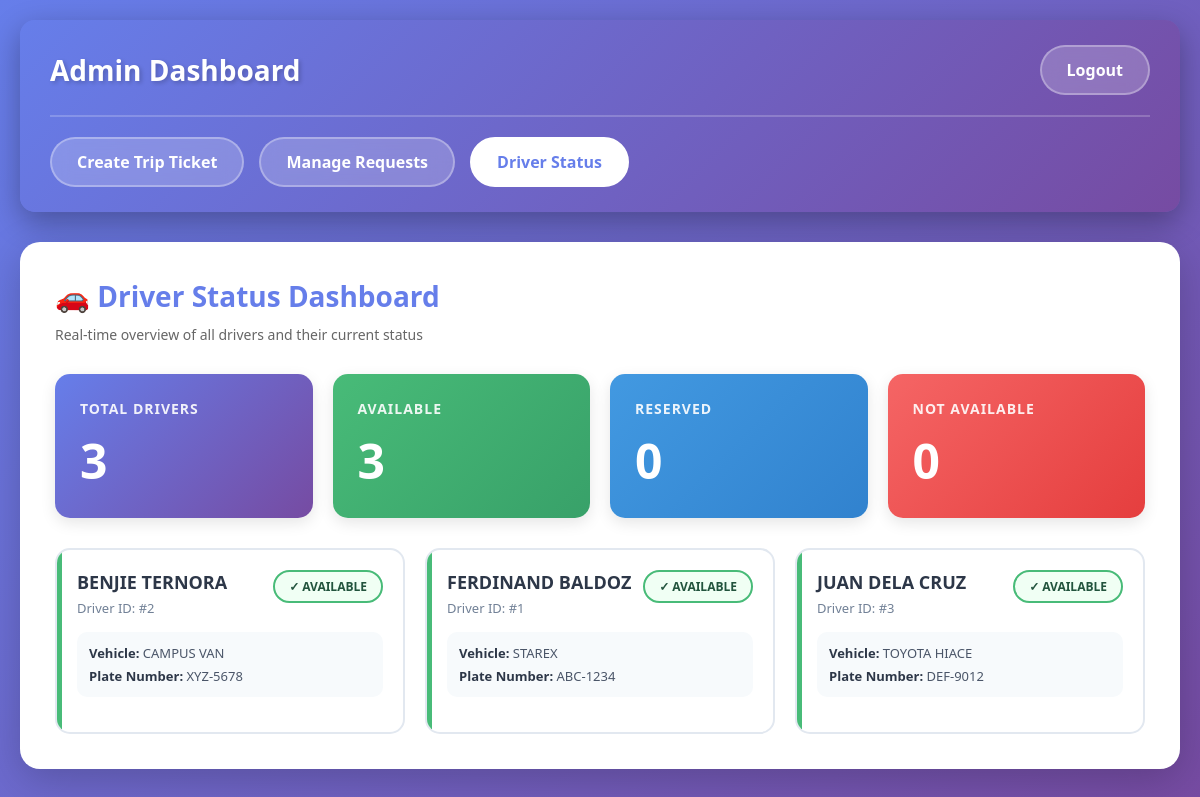
Screenshot of /admin_driver_status.php with the database file from the repository.
### tables this page shows
CREATE TABLE IF NOT EXISTS `drivers` (
  `id` int(11) NOT NULL AUTO_INCREMENT,
  `driver_name` varchar(100) NOT NULL,
  `vehicle_name` varchar(100) NOT NULL,
  `plate_number` varchar(50) NOT NULL,
  `created_at` timestamp NOT NULL DEFAULT CURRENT_TIMESTAMP,
  PRIMARY KEY (`id`)
);

### admin_driver_status.php (the view, shortened to what this page needs)
<?php
require_once('connection.php');
$drivers_query = "SELECT * FROM drivers ORDER BY driver_name ASC";
$drivers_result = $conn->query($drivers_query);
$drivers_status = [];
while ($driver = $drivers_result->fetch_assoc()) {
    $status = 'available';
    $status_details = null;
    $drivers_status[] = [
        'driver' => $driver,
        'status' => $status,
        'details' => $status_details
    ];
}
$total_drivers = count($drivers_status);
$available_drivers = count(array_filter($drivers_status, function($d) { return $d['status'] == 'available'; }));
$reserved_drivers = count(array_filter($drivers_status, function($d) { return $d['status'] == 'reserved'; }));
$busy_drivers = count(array_filter($drivers_status, function($d) { return $d['status'] == 'not_available'; }));
?>
<!DOCTYPE html>
<html lang="en">
<head>
</head>
<body>
<div class="header">
    <div class="header-top">
        <h1>Admin Dashboard</h1>
        <a href="logout.php" class="logout-btn">Logout</a>
    </div>
    <div class="nav-menu">
        <a href="admin_index.php" class="nav-btn">Create Trip Ticket</a>
        <a href="admin_requests.php" class="nav-btn">Manage Requests</a>
        <a href="admin_driver_status.php" class="nav-btn active">Driver Status</a>
    </div>
</div>
<div class="container">
    <div class="page-header">
        <h2>🚗 Driver Status Dashboard</h2>
        <p>Real-time overview of all drivers and their current status</p>
    </div>
    <div class="stats-grid">
        <div class="stat-card total">
            <h3>Total Drivers</h3>
            <div class="stat-value"><?php echo $total_drivers; ?></div>
        </div>
        <div class="stat-card available">
            <h3>Available</h3>
            <div class="stat-value"><?php echo $available_drivers; ?></div>
        </div>
        <div class="stat-card reserved">
            <h3>Reserved</h3>
            <div class="stat-value"><?php echo $reserved_drivers; ?></div>
        </div>
        <div class="stat-card busy">
            <h3>Not Available</h3>
            <div class="stat-value"><?php echo $busy_drivers; ?></div>
        </div>
    </div>
    <?php if (count($drivers_status) > 0): ?>
        <div class="drivers-grid">
            <?php foreach ($drivers_status as $driver_data):
                $driver = $driver_data['driver'];
                $status = $driver_data['status'];
            ?>
                <div class="driver-card <?php echo $status; ?>">
                    <div class="driver-header">
                        <div class="driver-info">
                            <h3><?php echo htmlspecialchars($driver['driver_name']); ?></h3>
                            <p>Driver ID: #<?php echo $driver['id']; ?></p>
                        </div>
                        <span class="status-badge <?php echo $status; ?>">
                            <?php
                            if ($status == 'available') {
                                echo '✓ Available';
                            } elseif ($status == 'reserved') {
                                echo '📅 Reserved';
                            } else {
                                echo '🚗 Not Available';
                            }
                            ?>
                        </span>
                    </div>
                    <div class="vehicle-info">
                        <p><strong>Vehicle:</strong> <?php echo htmlspecialchars($driver['vehicle_name']); ?></p>
                        <p><strong>Plate Number:</strong> <?php echo htmlspecialchars($driver['plate_number']); ?></p>
                    </div>
                </div>
            <?php endforeach; ?>
        </div>
    <?php endif; ?>
</div>
</body>
</html>

### admin_driver_status.php (style rules this page uses)
* { margin: 0; padding: 0; box-sizing: border-box; }
body { font-family: 'Segoe UI', Tahoma, Geneva, Verdana, sans-serif; background: linear-gradient(135deg, #667eea 0%, #764ba2 100%); min-height: 100vh; padding: 20px; }
.header { background: linear-gradient(135deg, #667eea 0%, #764ba2 100%); padding: 25px 30px; border-radius: 15px; box-shadow: 0 10px 30px rgba(0,0,0,0.3); margin-bottom: 30px; animation: slideDown 0.5s ease-out; }
.header-top { display: flex; justify-content: space-between; align-items: center; margin-bottom: 20px; }
.header h1 { color: white; font-size: 28px; text-shadow: 2px 2px 4px rgba(0,0,0,0.2); }
.nav-menu { display: flex; gap: 15px; padding-top: 20px; border-top: 2px solid rgba(255,255,255,0.2); }
.nav-btn { padding: 12px 25px; background: rgba(255,255,255,0.2); backdrop-filter: blur(10px); color: white; text-decoration: none; border-radius: 25px; font-weight: bold; border: 2px solid rgba(255,255,255,0.3); transition: all 0.3s ease; }
.nav-btn.active { background: white; color: #667eea; border-color: white; }
.logout-btn { padding: 12px 25px; background: rgba(255,255,255,0.2); backdrop-filter: blur(10px); color: white; text-decoration: none; border-radius: 25px; font-weight: bold; border: 2px solid rgba(255,255,255,0.3); transition: all 0.3s ease; }
.container { background: white; padding: 35px; border-radius: 20px; box-shadow: 0 10px 40px rgba(0,0,0,0.2); max-width: 1200px; margin: 0 auto; animation: fadeInUp 0.6s ease-out; }
.page-header { margin-bottom: 30px; }
.page-header h2 { color: #667eea; font-size: 28px; margin-bottom: 10px; }
.page-header p { color: #666; font-size: 14px; }
.stats-grid { display: grid; grid-template-columns: repeat(4, 1fr); gap: 20px; margin-bottom: 30px; }
.stat-card { background: linear-gradient(135deg, #f5f7fa 0%, #c3cfe2 100%); padding: 25px; border-radius: 15px; box-shadow: 0 5px 15px rgba(0,0,0,0.1); transition: all 0.3s ease; }
.stat-card.total { background: linear-gradient(135deg, #667eea 0%, #764ba2 100%); color: white; }
.stat-card.available { background: linear-gradient(135deg, #48bb78 0%, #38a169 100%); color: white; }
.stat-card.busy { background: linear-gradient(135deg, #f56565 0%, #e53e3e 100%); color: white; }
.stat-card.reserved { background: linear-gradient(135deg, #4299e1 0%, #3182ce 100%); color: white; }
.stat-card h3 { font-size: 14px; opacity: 0.9; margin-bottom: 10px; text-transform: uppercase; letter-spacing: 1px; }
.stat-card .stat-value { font-size: 48px; font-weight: bold; }
.drivers-grid { display: grid; grid-template-columns: repeat(auto-fill, minmax(350px, 1fr)); gap: 20px; }
.driver-card { background: white; border: 2px solid #e2e8f0; border-radius: 15px; padding: 20px; transition: all 0.3s ease; position: relative; overflow: hidden; }
.driver-card::before { content: ''; position: absolute; top: 0; left: 0; width: 5px; height: 100%; }
.driver-card.available::before { background: #48bb78; }
.driver-header { display: flex; justify-content: space-between; align-items: flex-start; margin-bottom: 15px; }
.driver-info h3 { font-size: 18px; color: #2d3748; margin-bottom: 5px; }
.driver-info p { font-size: 13px; color: #718096; }
.status-badge { padding: 6px 14px; border-radius: 20px; font-size: 12px; font-weight: bold; text-transform: uppercase; }
.status-badge.available { background: #f0fff4; color: #22543d; border: 2px solid #48bb78; }
.vehicle-info { background: #f7fafc; padding: 12px; border-radius: 10px; margin-bottom: 15px; }
.vehicle-info p { font-size: 13px; color: #4a5568; margin-bottom: 5px; }
.vehicle-info p:last-child { margin-bottom: 0; }
.vehicle-info strong { color: #2d3748; }

### rows the page displays
drivers: driver_name "BENJIE TERNORA", id "2", vehicle_name "CAMPUS VAN", plate_number "XYZ-5678"
drivers: driver_name "FERDINAND BALDOZ", id "1", vehicle_name "STAREX", plate_number "ABC-1234"
drivers: driver_name "JUAN DELA CRUZ", id "3", vehicle_name "TOYOTA HIACE", plate_number "DEF-9012"

### other values shown
$total_drivers "3"
$available_drivers "3"
$reserved_drivers "0"
$busy_drivers "0"
